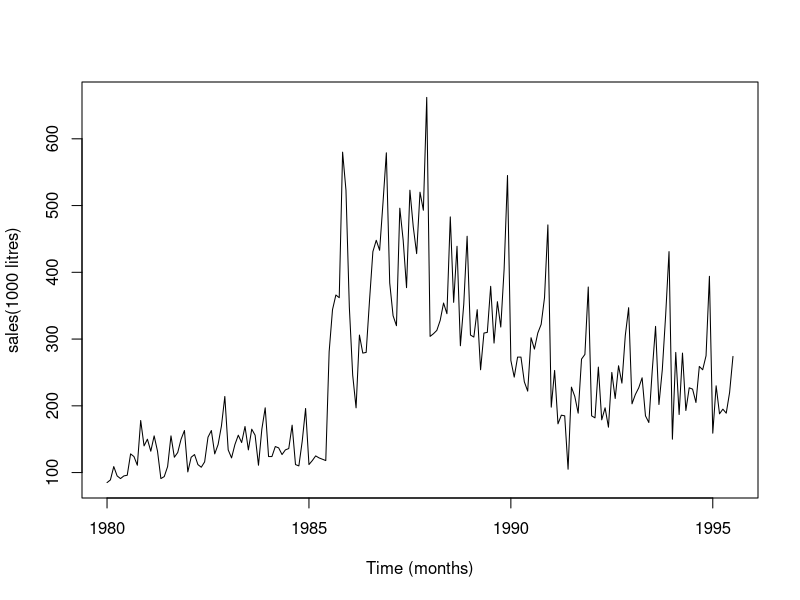
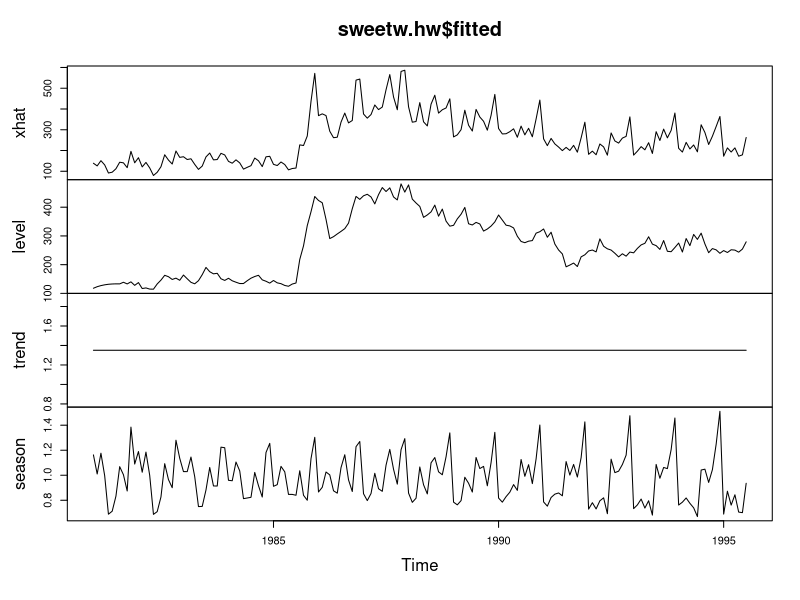
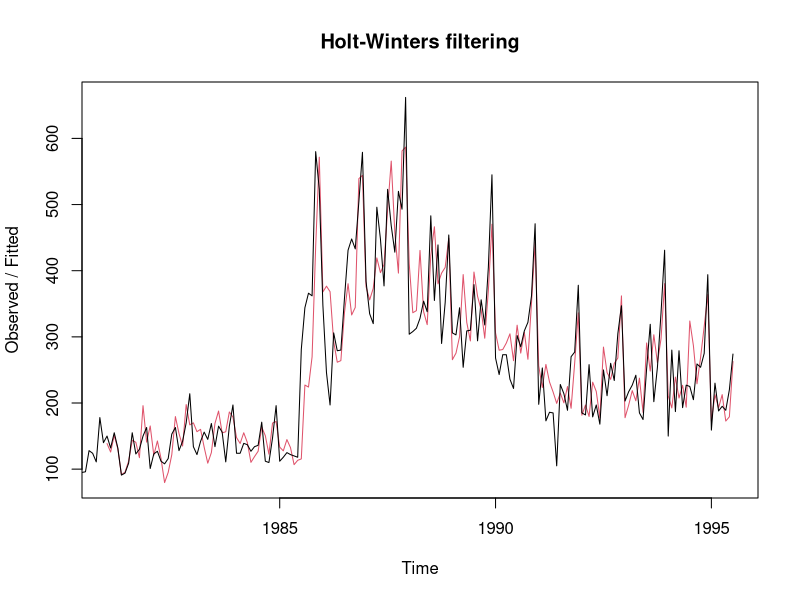

These figures' R source, in order: (Note: this script raises an error after producing the figures.)
## ---- chunk 1
knitr::opts_chunk$set(echo = TRUE)
## ---- chunk 2
wine = read.table('wine.dat', header = T)
attach(wine)

sweetw.ts = ts(sweetw, start = c(1980,1), freq = 12)
plot(sweetw.ts, xlab = 'Time (months)', ylab = 'sales(1000 litres)')

# Holt-Winters exponential smoother
sweetw.hw = HoltWinters(sweetw.ts, seasonal = 'mult')
sweetw.hw; sweetw.hw$coef; sweetw.hw$SSE
sqrt(sweetw.hw$SSE / length(sweetw))
sd(sweetw)

plot(sweetw.hw$fitted)
plot(sweetw.hw)
## ---- chunk 3
ap.hw = HoltWinters(ap, seasonal = 'mult')
plot(ap.hw)

# prediction with H-W smoother
ap.predict = predict(ap.hw, n.ahead = 4*12)
ts.plot(ap, ap.predict, lty = 1:2)
